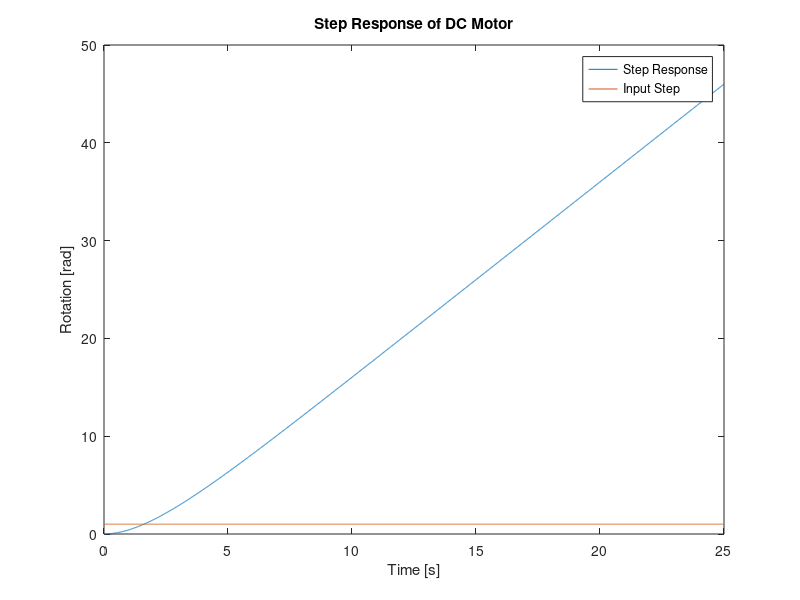
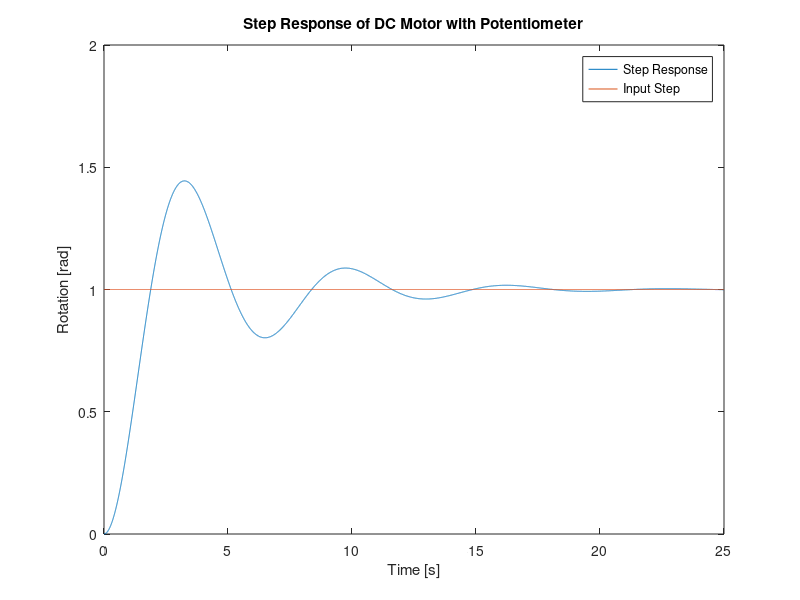

Source code (MATLAB) for these figures, in order:
%% EGB242 Assignment 2, Section 2 %%
% This file is a template for your MATLAB solution to Section 2.
%
% Before starting to write code, generate your data with the ??? as
% described in the assignment task.

%% Initialise workspace
clear all; close all;

% Begin writing your MATLAB solution below this line.
%% 2.1

% Plot comparison between the step input and the step response
% g_m(t) = 2(1 - e^-0.5t)

% Variable definitions
T = 25;
samples = 1e4;
fs = samples / T;
ts = 1 / fs;

% Time vector
timeVec = linspace(0, T, samples + 1);
timeVec(end) = [];

% Input step
inputStep = ones(size(timeVec));

% Impulse response
g_m = 2 * (1 - exp(-0.5 * timeVec));

% Step Response from hand working
g_step = -4 + 2 * timeVec + 4 * exp(-0.5 * timeVec);

% Step response plot
figure;
plot(timeVec, g_step);
hold on;
plot(timeVec, inputStep);
title("Step Response of DC Motor");
xlabel("Time [s]");
ylabel("Rotation [rad]");
legend("Step Response", "Input Step");
% plot diverges -> inf so motor alone isn't sufficient to control camera

%% 2.2 
% Supervisor's suggestion is justified

%% 2.3

num = 1;
den = [1, 0.5, 1];

F = tf(num, den);

F_step = lsim(F, inputStep, timeVec);
figure;
plot(timeVec, F_step);
hold on;
plot(timeVec, inputStep);
title("Step Response of DC Motor with Potentiometer");
xlabel("Time [s]");
ylabel("Rotation [rad]");
legend("Step Response", "Input Step");
% System converges now (under-damped)

%% 2.4

% I think maybe need to wait for week 11 lecture??
% w_n = 1, zeta = 0.25
% Still not appropriate for controlling camera displacement because of
% massive overshoot

%% 2.5
% TF = K_fwd / (s^2 + 0.5s + K_fwd * K_fb)
